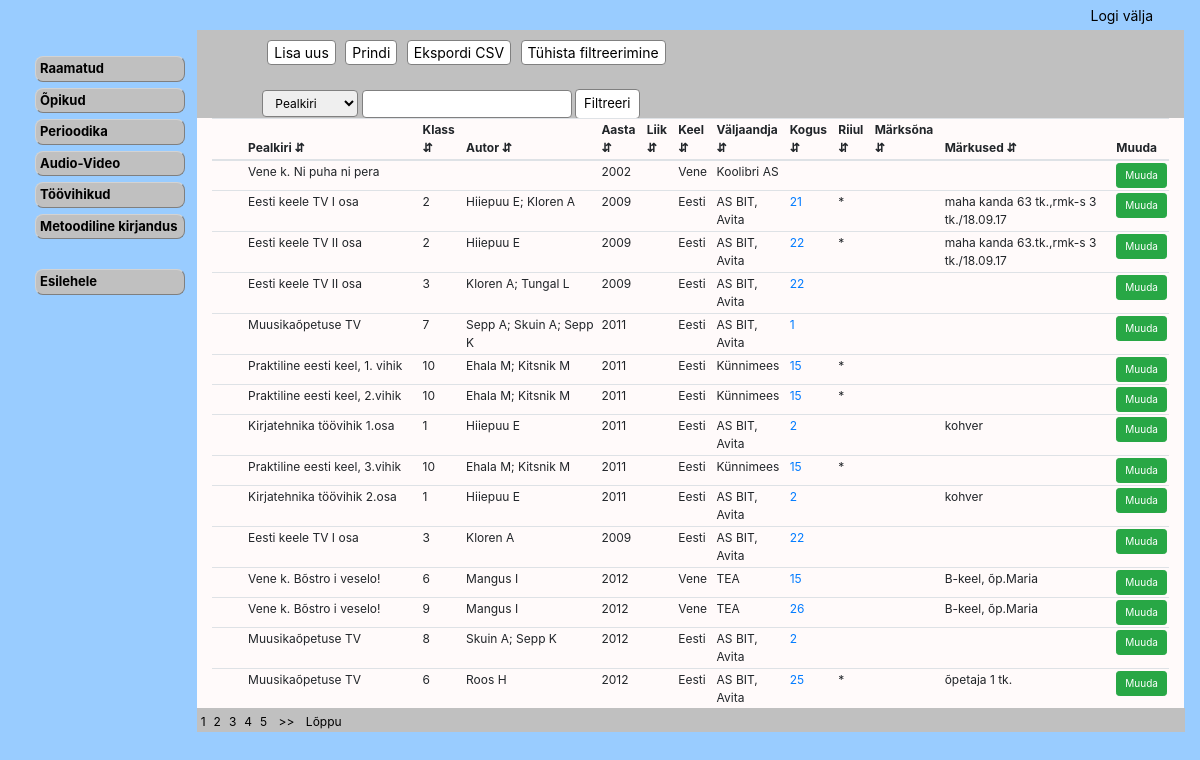
The page /workbook_data.php on the database its author committed.
### tables this page shows
CREATE TABLE IF NOT EXISTS `meedia` (
  `id` int(11) NOT NULL AUTO_INCREMENT,
  `meedia_liik` varchar(10) DEFAULT NULL,
  `ISBN` varchar(25) DEFAULT NULL,
  `pealkiri` varchar(150) DEFAULT NULL,
  `sari` int(11) DEFAULT NULL,
  `klass` varchar(10) DEFAULT NULL,
  `andmekandja` int(11) DEFAULT NULL,
  `autor` varchar(225) DEFAULT NULL,
  `aasta` int(11) DEFAULT NULL,
  `liik` int(11) DEFAULT NULL,
  `keel` int(11) DEFAULT NULL,
  `valjaandja` int(11) DEFAULT NULL,
  `kogus` int(11) DEFAULT NULL,
  `riiul` varchar(5) DEFAULT NULL,
  `marksona` varchar(255) DEFAULT NULL,
  `markused` varchar(255) DEFAULT NULL,
  PRIMARY KEY (`id`),
  KEY `FK_raamat_keel` (`keel`),
  KEY `FK_raamat_andmekandja` (`andmekandja`),
  KEY `FK_raamat_liik` (`liik`),
  KEY `FK_raamat_valjaandja` (`valjaandja`),
  KEY `FK_raamat_marskona` (`marksona`(250))
);

CREATE TABLE IF NOT EXISTS `keel` (
  `id` int(11) NOT NULL AUTO_INCREMENT,
  `nimi` varchar(15) NOT NULL,
  PRIMARY KEY (`id`)
);

CREATE TABLE IF NOT EXISTS `valjaandja` (
  `id` int(11) NOT NULL AUTO_INCREMENT,
  `nimi` varchar(25) NOT NULL,
  `aadress` varchar(50) NOT NULL,
  `linn` varchar(25) NOT NULL,
  `maakond` varchar(25) NOT NULL,
  `postiindeks` varchar(6) NOT NULL,
  `telefon` varchar(15) NOT NULL,
  `markused` varchar(255) NOT NULL,
  PRIMARY KEY (`id`)
);

### workbook_data.php (the view, shortened to what this page needs)
<?php
include_once("config.php");
$record_per_page = 25;
$page = '';
if(isset($_GET["page"])){
 $page = $_GET["page"];}
else{
 $page = 1;}
$start_from = ($page-1)* $record_per_page;
$sql= "select meedia.id, meedia.pealkiri,meedia.klass, meedia.autor, meedia.aasta, liik.nimi as l, keel.nimi as k, valjaandja.nimi as v, meedia_eksemplar.kogus as ko, meedia.riiul, meedia.marksona, meedia.markused
from ((((meedia
LEFT join  liik ON meedia.liik = liik.id)
LEFT JOIN keel ON meedia.keel = keel.id)
LEFT JOIN valjaandja ON meedia.valjaandja =valjaandja.id)
LEFT JOIN meedia_eksemplar ON meedia.id=meedia_eksemplar.meedia)
where meedia_liik like 'TV' GROUP BY meedia_eksemplar.meedia HAVING COUNT(*) >= 1 LIMIT $start_from, $record_per_page ";
?>
<!DOCTYPE html>
<html>
<head>
<link rel="stylesheet" href="style.css" type="text/css"/>
<link rel="stylesheet" href="https://cdn.jsdelivr.net/npm/bootstrap@4.5.3/dist/css/bootstrap.min.css">
</head>
<body>
 <div class="container-fluid">
<div class="row" id="head">
<div class="col-lg"  id="head">
 <?php
include_once("header.php");
?>
    </div>
 </div>
<div class="row justify-content-end" id="menyy">
    <div class="col-lg-2" >
    <div class= "menu">
        <?php
include_once("library_fund.php");
        ?>
        </div></div>
  <div class="col-lg-10" style="margin-bottom:33rem; "id="filter">
	<div class="search_menu">
		<button onclick="window.location.href='book_add.php.php';">Lisa uus</button>
        <button type="submit" value="click" onclick="printDiv()">Prindi </button>
		<button type="submit" form="form2" name="export" class="export" >Ekspordi CSV</button>
		<button onclick="window.location.href='workbook_data.php';">Tühista filtreerimine</button>
<br><br>
	<form action=" workbook_data.php" method="POST" class="vorm" >
		<select name="column">
			<option value="pealkiri">Pealkiri</option>
		</select>
 <?php
			$search = (isset($_POST['search'])) ? htmlentities($_POST['search']) : ''; ?>
			<input type="text" name="search" value="<?= $search ?>" required>
			<input type ="submit" value="Filtreeri">
		</form>
</div> </div>
<div class="col-lg-10 " style="margin-top:-33rem" id="tabel">
<div class="table-wrapper-scroll-y my-custom-scrollbar">
    <table id="editable_table" class="table table-sm table-hover  ">
    <thead>
		<tr>
		<th onclick="sortTable(1)">Pealkiri &#8693;</th>
        <th onclick="sortTable(2)">Klass &#8693;</th>
		<th onclick="sortTable(3)">Autor &#8693;</th>
		<th onclick="sortTable(4)">Aasta &#8693;</th>
		<th onclick="sortTable(5)">Liik &#8693;</th>
		<th onclick="sortTable(6)">Keel &#8693;</th>
		<th onclick="sortTable(7)">Väljaandja &#8693;</th>
		<th onclick="sortTable(8)">Kogus &#8693;</th>
		<th onclick="sortTable(9)">Riiul &#8693;</th>
		<th onclick="sortTable(10)">Märksõna &#8693;</th>
		<th onclick="sortTable(11)">Märkused &#8693;</th>
		<th>Muuda</th>
		</tr>
	<thead>
	<tbody>
<?php
$result = mysqli_query($conn, $sql) or die("error:".mysqli_error($conn));
  while($row = mysqli_fetch_array($result)) {
  echo '
  <tr>
	<td style="visibility:hidden;">'.$row["id"].'</td>
	<td>'.$row["pealkiri"].'</td>
    <td>'.$row["klass"].'</td>
	<td>'.$row["autor"].'</td>
	<td>'.$row["aasta"].'</td>
	<td>'.$row["l"].'</td>
	<td>'.$row["k"].'</td>
	<td>'.$row["v"].'</td>
	   <td><a href="meedia_eksemplar_textbook.php?id='.$row["id"].'"  onclick="basicPopup(this.href); return false;">'.$row["ko"].'</a></td>
	<td>'.$row["riiul"].'</td>
	<td>'.$row["marksona"].'</td>
	<td>'.$row["markused"].'</td>
    <td><a class="btn btn-success btn-sm" style="font-size:10px;" href="book_edit.php?id='.$row["id"].'"  onclick="basicPopup(this.href); return false;">Muuda</a></td>
  </tr> '; }
 ?>
	</tbody>
	</table>
    </div>
 </div>
    </div>
    <div class="row justify-content-end" id="jalus">
 <div class="col-lg-10" id="jalus">
 <div id="pagination">
<?php
	$page_query = "SELECT *
	FROM  meedia
where meedia_liik like 'TV' ";
    $page_result = mysqli_query($conn, $page_query);
    $total_records = mysqli_num_rows($page_result);
    $total_pages = ceil($total_records/$record_per_page);
    $start_loop = $page;
    $end_loop = $start_loop + 4;
    for($i=$start_loop; $i<=$end_loop; $i++)
    {
     echo "<a href='workbook_data.php?page=".$i."'>" .$i. "</a>";
    }
    if($page <= $end_loop)
    {
     echo "<a href='workbook_data.php?page=".($page + 1)."'> >> </a>";
     echo "<a href='workbook_data.php?page=".$total_pages."'> Lõppu </a>";
    }
  ?>
 </div>
        </div>
</div> </div>
</body>
</html>

### style.css (style rules this page uses)
body { background-color: #99CCFF !important; ; }
#menyy { margin-right: 1px; }
#filter { background-color: #C0C0C0; }
#tabel { background-color: snow; }
#jalus { margin-left: -37px; }
.menu { margin-top: 25px; }
.search_menu { margin-left:50px; margin-top: 10px; }
.search_menu button { margin-left:5px; font-size:14px; border-radius: 4px; background-color:white; border: 1px solid gray; }
.my-custom-scrollbar { position: relative; height: 600px; overflow: auto; }
.table-wrapper-scroll-y { display: block; }
#editable_table { font-size:12px; }
#editable_table th, #editable_table td { padding: 2px; }
#editable_table th { top: 0; position: sticky; background-color: snow; }
#pagination { background-color: #C0C0C0; margin-top: -10px; }
#pagination a { padding:2px 4px; color:black; text-decoration: none; font-size:12px; }
.vorm input[type=submit] { padding: 4px 8px; border: none; border-radius: 4px; background-color:white; border: 1px solid gray; margin-bottom:-50px; font-size: 13px; }
.vorm input[type=text], .vorm select { padding:4px 8px; border: 1px solid gray; border-radius: 4px; box-sizing: border-box; font-size: 12px; }
.vorm { font-size:12px; }

### rows shown on the page
meedia: pealkiri "Vene k. Ni puha ni pera", aasta "2002", keel.nimi "Vene", valjaandja.nimi "Koolibri AS"

### other values the page prints
$row["pealkiri"] "Eesti keele TV I osa"
$row["klass"] "2"
$row["autor"] "Hiiepuu E; Kloren A"
$row["aasta"] "2009"
$row["k"] "Eesti"
$row["v"] "AS BIT, Avita"
$row["ko"] "21"
$row["riiul"] "*"
$row["markused"] "maha kanda 63 tk.,rmk-s 3 tk./18.09.17"
$row["pealkiri"] "Eesti keele TV II osa"
$row["autor"] "Hiiepuu E"
$row["ko"] "22"
$row["markused"] "maha kanda 63.tk.,rmk-s 3 tk./18.09.17"
$row["klass"] "3"
$row["autor"] "Kloren A; Tungal L"
